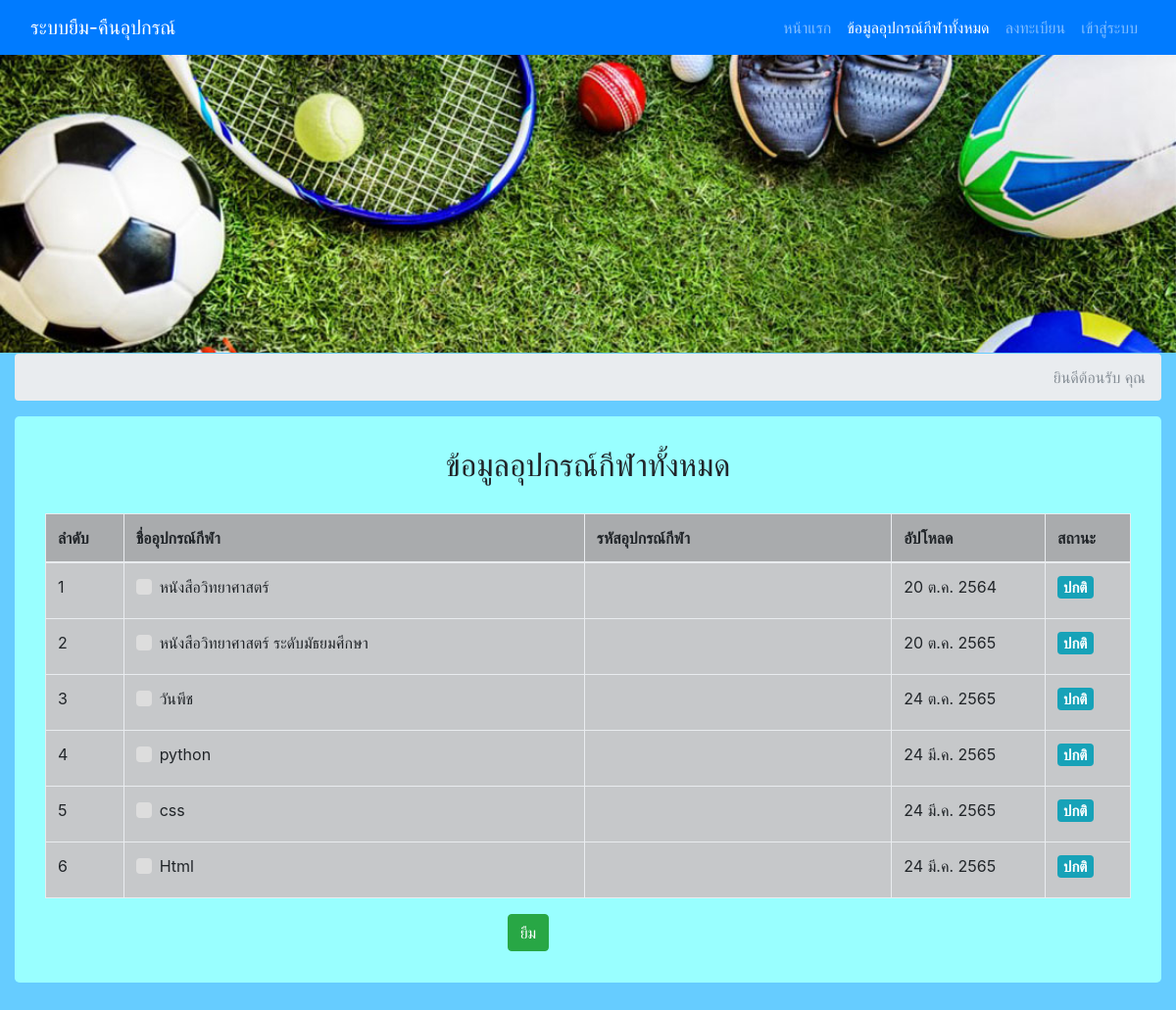
The page /searchdata.php on the database its author committed.
### tables this page shows
CREATE TABLE `tb_book` (
  `book_id` int NOT NULL,
  `book_name` varchar(255) NOT NULL,
  `book_detail` varchar(255) NOT NULL,
  `book_user` text NOT NULL,
  `book_techer` varchar(255) NOT NULL,
  `book_year` int NOT NULL,
  `book_date` datetime NOT NULL,
  `book_status` varchar(20) NOT NULL,
  `book_code` varchar(50) NOT NULL
);

### fucntion_query.php (called while the page is built, shortened)
<?php
require_once 'connect_db.php';
function GetDataBooks()
{
	global $conn;
	$sql = "SELECT * FROM tb_book";
	$result = $conn->query($sql);
	$results = [];
	while ($row = $result->fetch_object()) {
		$results[] = $row;
	}
	return $results;
}
function DateThai($strDate)
{
	$strYear = date("Y", strtotime($strDate)) + 543;
	$strMonth = date("n", strtotime($strDate));
	$strDay = date("j", strtotime($strDate));
	$strMonthCut = array("", "ม.ค.", "ก.พ.", "มี.ค.", "เม.ย.", "พ.ค.", "มิ.ย.", "ก.ค.", "ส.ค.", "ก.ย.", "ต.ค.", "พ.ย.", "ธ.ค.");
	$strMonthThai = $strMonthCut[$strMonth];
	return "$strDay $strMonthThai $strYear";
}

### searchdata.php (the view, shortened to what this page needs)
<?php
include "header.php";
include  "fucntion_query.php";
?>
<body>
    <?php include "navbar.php"; ?>
    <div class="container">
        <div class="row">
            <div class="col-lg-12 text-center">
            </div>
        </div>
        <nav aria-label="breadcrumb" role="navigation">
            <ol class="breadcrumb">
                <li class="breadcrumb-item active" aria-current="page"><?= "ยินดีต้อนรับ คุณ" . $user->name . " " . $user->lastname ?></li>
            </ol>
        </nav>
        <div class="jumbotron">
            <div class="row">
                <div class="col-lg-12 ">
                    <h2 class="display-5 text-center">ข้อมูลอุปกรณ์กีฬาทั้งหมด</h2>
                    <br>
                    <form action="save_history.php" method="post">
                        <div class="container">
                            <?php
                            $name = $_GET["dat"];
                            $sqlll = "SELECT * FROM tb_book WHERE book_id LIKE '%$name%' ORDER BY book_id ASC";
                            $resulttt = mysqli_query($conn, $sqlll);
                            $counnn = mysqli_num_rows($resulttt);
                            ?>
                            <?php if ($counnn > 0) { ?>
                                <table id="example" class="table table-hover table-bordered table-dark" cellspacing="0" width="100%">
                                    <thead>
                                        <tr class="table-active">
                                            <th width="5%">ลำดับ</th>
                                            <th width="30%">ชื่ออุปกรณ์กีฬา</th>
                                            <th width="20%">รหัสอุปกรณ์กีฬา</th>
                                            <th width="10%">อัปโหลด</th>
                                            <th width="5%">สถานะ</th>
                                        </tr>
                                    </thead>
                                    <tbody>
                                        <?php
                                        $book = GetDataBooks();
                                        for ($i = 0; $i < count($book); $i++) {
                                            if ($book[$i]->book_status == 'ปกติ') {
                                                $status = 'info';
                                            } elseif ($book[$i]->book_status == 'ถูกยืม') {
                                                $status = 'warning';
                                                $disabled = 'disabled';
                                            } elseif ($book[$i]->book_status == 'หาย') {
                                                $status = 'danger';
                                                $disabled = 'disabled';
                                            } else {
                                                $status = 'secondary';
                                                $disabled = 'disabled';
                                            }
                                        ?>
                                            <tr>
                                                <td><?= $i + 1; ?></td>
                                                <td>
                                                    <label class="custom-control custom-checkbox">
                                                        <span class="custom-control-indicator"></span>
                                                        <span class="custom-control-description"><?= $book[$i]->book_name ?></span>
                                                    </label>
                                                </td>
                                                <td><?= $book[$i]->book_techer ?></td>
                                                <td><?= DateThai($book[$i]->book_date) ?></td>
                                                <td>
                                                    <h5><span class="badge badge-<?= $status ?>"><?= $book[$i]->book_status ?></span></h5>
                                                </td>
                                            </tr>
                                        <?php } ?>
                                    </tbody>
                                </table>
                            <?php } else { ?>
                                <div class="alert alert-danger">
                                    <b>ไม่พบข้อมูลที่ค้นหา !!!<b>
                                </div>
                            <?php } ?>
                        </div>
                        <div class="row">
                            <div class="col-lg-5"></div>
                            <div class="col-lg-7">
                                <input type="submit" class="btn btn-success " name="submit" id="submit" value="ยืม">
                            </div>
                        </div>
                    </form>
                </div>
            </div>
        </div>
    </div>
</body>
</html>

### header.php (style rules this page uses)
body { padding-top: 54px; }
@media (min-width: 992px) { body { padding-top: 56px; } }
body { margin: 0; padding: 0; background: #66CCFF; }
body { margin: 0; font-family: -apple-system,BlinkMacSystemFont,"Segoe UI",Roboto,"Helvetica Neue",Arial,sans-serif; font-size: 1rem; font-weight: 400; line-height: 1.5; color: #212529; background-color: #66CCFF; }
.jumbotron { padding: 2rem 1rem; margin-bottom: 2rem; background-color: #99ffff; border-radius: 0.3rem; }

### rows shown on the page
tb_book: book_name "หนังสือวิทยาศาสตร์", book_date "20 ต.ค. 2564", book_status "ปกติ"
tb_book: book_name "หนังสือวิทยาศาสตร์ ระดับมัธยมศึกษา", book_date "20 ต.ค. 2565", book_status "ปกติ"
tb_book: book_name "วันพีช", book_date "24 ต.ค. 2565", book_status "ปกติ"
tb_book: book_name "python", book_date "24 มี.ค. 2565", book_status "ปกติ"
tb_book: book_name "css", book_date "24 มี.ค. 2565", book_status "ปกติ"
tb_book: book_name "Html", book_date "24 มี.ค. 2565", book_status "ปกติ"
